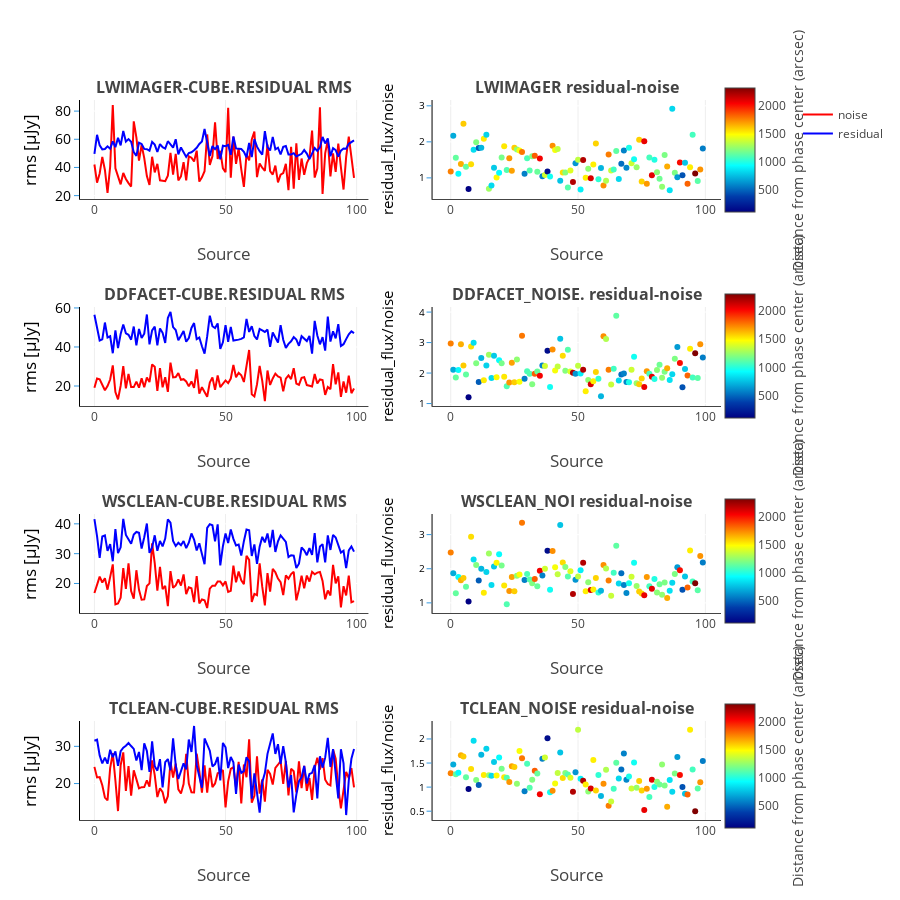

This figure's notebook cell:
### Code cell
data = []
im_titles =[]
TO_MICRO = 1E6

for residual_image, noise_image in res_noise_images.items():
    header1 = residual_image[:-5][23:]
    header2 = noise_image[:-17][:]
    im_titles.append('<b>{:s} RMS</b>'.format(header1.upper()))
    im_titles.append('<b>{:s} residual-noise</b>'.format(header2.upper()))

fig = tools.make_subplots(rows=len(res_noise_images), cols=2, shared_yaxes=False, print_grid=False,
                          #horizontal_spacing = 0.25,
                          vertical_spacing = 0.15,
                          subplot_titles=im_titles)
counter = 0
i=0
j=0
for residual_image, noise_image in res_noise_images.items():
    counter+=1
    SNR = []
    dist_from_phase = []
    src_list = []
    rmss = []
    residuals = []
    res_noise_ratio = []
    res_mean_noise_rms_ratio = []
    imager = header = residual_image
    k = 0
    for res_src in res[imager]:
        src_list.append(res_src[0])
        residuals.append(res_src[2])
        rmss.append(res_src[3])
        res_noise_ratio.append(res_src[4])
        res_mean_noise_rms_ratio.append(res_src[8])
        dist_from_phase.append(res_src[-1])
        k += 1
#    for n in range(len(results[imager]['spi'])):
#        SCALE.append(results[imager]['shape'][n][4])
    fig.append_trace(go.Scatter(x=range(len(src_list)), y=np.array(rmss)*TO_MICRO, mode = 'lines',
                                showlegend=True if i == 0 else False,
                                text = name_labels, name = 'noise',
                                marker = dict(color = 'rgb(255,0,0)'),
                                error_y=dict(type='data', #array=SCALE_ERR,
                                             color = 'rgb(158, 63, 221)', visible=True)), i+1, 1)
    fig.append_trace(go.Scatter(x=range(len(src_list)), y=np.array(residuals)*TO_MICRO, mode = 'lines',
                                showlegend=True if i == 0 else False,
                                text = name_labels, name = 'residual',
                                marker = dict(color = 'rgb(0,0,255)'),
                                error_y=dict(type='data', #array=SCALE_ERR,
                                             color = 'rgb(158, 63, 221)', visible=True)), i+1, 1)
    fig.append_trace(go.Scatter(x=range(len(src_list)), y=np.array(res_noise_ratio),
                                mode = 'markers', showlegend=False,
                                text = name_labels,# name = '%s flux_ratio' % imager,
                                marker = dict(color = dist_from_phase, showscale=True, colorscale='Jet',
                                              reversescale=False,
                                              colorbar = dict(title='Distance from phase center (arcsec)',
                                                              titleside ='right', len=0.2, y=0.93-j, x=0.99)
                                             ),
                                error_y=dict(type='data',
                                             color = 'rgb(158, 63, 221)', visible=True)), i+1, 2)
    pi,sin,cos = np.pi,np.sin,np.cos
    fig['layout'].update(title='', height=900, width=900,
                         paper_bgcolor='rgb(255,255,255)', #plot_bgcolor='rgb(229,229,229)',
                         legend=dict(xanchor=True, x=1.12,y=1)
                        )
    fig['layout'].update(
        {'yaxis{}'.format(counter+i):YAxis(title=u'rms [μJy]',gridcolor='rgb(255,255,255)',
                                           color='rgb(0,0,0)',
        #range=[1,10],
        tickfont=dict(size=14, color='rgb(0,0,0)'),
        titlefont=dict(size=17),
        showgrid=True,
        showline=True,
        showticklabels=True,
        tickcolor='rgb(51,153,225)',
        ticks='outside',
        zeroline=False)})
    fig['layout'].update(
        {'yaxis{}'.format(counter+i+1):YAxis(title='residual_flux/noise',gridcolor='rgb(255,255,255)',
                                             color='rgb(0,0,0)',
                                             range=res_axis_min_max if _scaley.value else [],
        #range=[1,10],
        tickfont=dict(size=10, color='rgb(0,0,0)'),
        titlefont=dict(size=15),
        showgrid=True,
        showline=True,
        showticklabels=True,
        tickcolor='rgb(51,153,225)',
        ticks='outside',
        zeroline=False)})
    fig['layout'].update({'xaxis{}'.format(counter+i):XAxis(title='Source',
                                                            titlefont=dict(size=17),
                                                            showline=True,
                                                            zeroline=False, position=0.0, overlaying='x',)})
    fig['layout'].update({'xaxis{}'.format(counter+i+1):XAxis(title='Source',
                                                              titlefont=dict(size=17),
                                                              showline=True,
                                                              zeroline=False)}# domain=[0.505, 0.8])}
        )
    i+=1
    j+=0.285
py.iplot(fig, filename='make-subplots-multiple-with-titles')

### Figure 1 — Plotly figure (JSON) as saved in the notebook; plotly's stock layout.template omitted (floating-point values rounded to 4 significant figures)
{"data": [{"error_y": {"color": "rgb(158, 63, 221)", "type": "data", "visible": true}, "marker": {"color": "rgb(255,0,0)"}, "mode": "lines", "name": "noise", "showlegend": true, "text": ["bq271", "bn012", "T032a", "bm323", "ce121", "ai091a", "Z182", "ca181", "F331", "M043a", "cd071", "cf102", "ag223", "be122", "bs132", "bg351", "I001", "br052", "bx222", "R062", "bd052", "ab203", "N212", "by032", "ak251", "af313", "au153", "ac301", "A290", "ah071", "M043", "cg121", "cc342", "bc013", "al041", "ax213", "ax213a", "az321", "ar351", "B332", "cb291", "ao122", "D032", "Y270", "X110", "aq242", "as082", "K221", "V211", "bv291", "H342", "ae331", "ai091", "aj052", "ad112", "W261", "S292", "L081", "av292", "ay002", "T032", "P142", "bl101", "U352", "G213", "E110", "aw032", "C192", "bu033", "aa231", "J241", "O281", "bb012", "at011", "ap042", "am062", "bi032", "bh041", "Q311", "an091", "bk193", "bt291", "ba002", "bj352", "bp222", "bz061", "bf020", "bw332", "bo031"], "type": "scatter", "x": [0, 1, 2, 3, 4, 5, 6, 7, 8, 9, 10, 11, 12, 13, 14, 15, 16, 17, 18, 19, 20, 21, 22, 23, 24, 25, 26, 27, 28, 29, 30, 31, 32, 33, 34, 35, 36, 37, 38, 39, 40, 41, 42, 43, 44, 45, 46, 47, 48, 49, 50, 51, 52, 53, 54, 55, 56, 57, 58, 59, 60, 61, 62, 63, 64, 65, 66, 67, 68, 69, 70, 71, 72, 73, 74, 75, 76, 77, 78, 79, 80, 81, 82, 83, 84, 85, 86, 87, 88, 89, 90, 91, 92, 93, 94, 95, 96, 97, 98, 99], "xaxis": "x1", "y": [42.1, 29.15, 35.68, 47.45, 38.22, 21.97, 40.63, 84.36, 39.47, 34.31, 28.02, 36.07, 31.79, 28.86, 26.44, 72.77, 61.34, 44.89, 55.97, 46.64, 33.83, 27.64, 47.57, 36.47, 42.51, 30.84, 30.34, 30.27, 34.07, 50.42, 34.93, 49.67, 30.84, 33.62, 43.7, 30.83, 47.89, 46.91, 44.28, 51.9, 29.98, 32.98, 37.34, 63.42, 41.82, 47.93, 72.09, 46.06, 51.76, 39.36, 36.64, 82.28, 32.74, 61.72, 42.56, 53.71, 38.64, 26.19, 49.23, 45.05, 59.86, 65.44, 33.16, 42.85, 39.8, 37.63, 56.14, 37.33, 34.98, 41.28, 29.4, 34.92, 36.06, 42.56, 23.87, 54.69, 24.91, 57.11, 31.09, 46.36, 34.75, 43.04, 46.87, 66.12, 32.82, 39.21, 82.74, 21.12, 49.96, 59.55, 33.6, 49.93, 36.78, 56.94, 40.11, 24.32, 47.46, 61.93, 47.3, 32.59], "yaxis": "y1"}, {"error_y": {"color": "rgb(158, 63, 221)", "type": "data", "visible": true}, "marker": {"color": "rgb(0,0,255)"}, "mode": "lines", "name": "residual", "showlegend": true, "text": ["bq271", "bn012", "T032a", "bm323", "ce121", "ai091a", "Z182", "ca181", "F331", "M043a", "cd071", "cf102", "ag223", "be122", "bs132", "bg351", "I001", "br052", "bx222", "R062", "bd052", "ab203", "N212", "by032", "ak251", "af313", "au153", "ac301", "A290", "ah071", "M043", "cg121", "cc342", "bc013", "al041", "ax213", "ax213a", "az321", "ar351", "B332", "cb291", "ao122", "D032", "Y270", "X110", "aq242", "as082", "K221", "V211", "bv291", "H342", "ae331", "ai091", "aj052", "ad112", "W261", "S292", "L081", "av292", "ay002", "T032", "P142", "bl101", "U352", "G213", "E110", "aw032", "C192", "bu033", "aa231", "J241", "O281", "bb012", "at011", "ap042", "am062", "bi032", "bh041", "Q311", "an091", "bk193", "bt291", "ba002", "bj352", "bp222", "bz061", "bf020", "bw332", "bo031"], "type": "scatter", "x": [0, 1, 2, 3, 4, 5, 6, 7, 8, 9, 10, 11, 12, 13, 14, 15, 16, 17, 18, 19, 20, 21, 22, 23, 24, 25, 26, 27, 28, 29, 30, 31, 32, 33, 34, 35, 36, 37, 38, 39, 40, 41, 42, 43, 44, 45, 46, 47, 48, 49, 50, 51, 52, 53, 54, 55, 56, 57, 58, 59, 60, 61, 62, 63, 64, 65, 66, 67, 68, 69, 70, 71, 72, 73, 74, 75, 76, 77, 78, 79, 80, 81, 82, 83, 84, 85, 86, 87, 88, 89, 90, 91, 92, 93, 94, 95, 96, 97, 98, 99], "xaxis": "x1", "y": [49.65, 63.14, 55.65, 52.86, 53.07, 54.99, 53.33, 58.51, 54.43, 61.0, 55.69, 65.9, 58.35, 60.11, 58.18, 50.88, 48.19, 57.55, 56.6, 53.16, 52.97, 51.9, 58.1, 56.25, 50.94, 56.59, 54.34, 53.36, 58.61, 56.3, 54.06, 60.01, 49.28, 54.23, 51.11, 47.5, 50.22, 50.76, 52.15, 53.92, 56.69, 58.41, 67.28, 58.39, 48.07, 55.17, 52.93, 55.54, 45.7, 55.41, 55.13, 56.04, 48.97, 62.04, 53.49, 53.27, 53.05, 51.11, 47.23, 57.32, 47.37, 60.09, 54.73, 51.53, 49.07, 65.71, 54.51, 52.08, 61.67, 52.88, 53.98, 49.19, 54.6, 55.26, 49.18, 49.24, 50.15, 47.77, 48.76, 49.67, 52.36, 49.85, 45.89, 50.06, 53.74, 51.73, 54.25, 61.66, 57.03, 60.55, 47.9, 53.74, 52.35, 47.66, 51.93, 53.43, 53.24, 56.77, 58.25, 59.18], "yaxis": "y1"}, {"error_y": {"color": "rgb(158, 63, 221)", "type": "data", "visible": true}, "marker": {"color": [1762.0, 694.5, 1141.0, 922.7, 1661.0, 1599.0, 1140.0, 103.6, 1558.0, 838.2, 1205.0, 471.3, 728.6, 1528.0, 804.5, 1275.0, 827.3, 783.5, 1495.0, 927.9, 1185.0, 1535.0, 1102.0, 1714.0, 1690.0, 1592.0, 1241.0, 1474.0, 1781.0, 568.9, 1089.0, 1109.0, 1206.0, 1838.0, 1151.0, 2050.0, 574.7, 1383.0, 164.8, 956.2, 1728.0, 1468.0, 1350.0, 766.2, 1562.0, 1215.0, 1114.0, 1411.0, 2201.0, 630.9, 1344.0, 889.1, 2200.0, 1518.0, 1235.0, 2113.0, 1517.0, 1579.0, 1026.0, 723.0, 1729.0, 1312.0, 1769.0, 1362.0, 1064.0, 1131.0, 821.7, 522.8, 577.9, 596.3, 976.9, 1374.0, 958.4, 1258.0, 1587.0, 1581.0, 2074.0, 1706.0, 1076.0, 2090.0, 994.3, 1227.0, 1168.0, 1241.0, 1196.0, 1665.0, 853.8, 820.1, 1199.0, 648.2, 2017.0, 441.2, 767.4, 1824.0, 1519.0, 1073.0, 2315.0, 1121.0, 1720.0, 563.2], "colorbar": {"len": 0.2, "title": "Distance from phase center (arcsec)", "titleside": "right", "x": 0.99, "y": 0.93}, "colorscale": "Jet", "reversescale": false, "showscale": true}, "mode": "markers", "showlegend": false, "text": ["bq271", "bn012", "T032a", "bm323", "ce121", "ai091a", "Z182", "ca181", "F331", "M043a", "cd071", "cf102", "ag223", "be122", "bs132", "bg351", "I001", "br052", "bx222", "R062", "bd052", "ab203", "N212", "by032", "ak251", "af313", "au153", "ac301", "A290", "ah071", "M043", "cg121", "cc342", "bc013", "al041", "ax213", "ax213a", "az321", "ar351", "B332", "cb291", "ao122", "D032", "Y270", "X110", "aq242", "as082", "K221", "V211", "bv291", "H342", "ae331", "ai091", "aj052", "ad112", "W261", "S292", "L081", "av292", "ay002", "T032", "P142", "bl101", "U352", "G213", "E110", "aw032", "C192", "bu033", "aa231", "J241", "O281", "bb012", "at011", "ap042", "am062", "bi032", "bh041", "Q311", "an091", "bk193", "bt291", "ba002", "bj352", "bp222", "bz061", "bf020", "bw332", "bo031"], "type": "scatter", "x": [0, 1, 2, 3, 4, 5, 6, 7, 8, 9, 10, 11, 12, 13, 14, 15, 16, 17, 18, 19, 20, 21, 22, 23, 24, 25, 26, 27, 28, 29, 30, 31, 32, 33, 34, 35, 36, 37, 38, 39, 40, 41, 42, 43, 44, 45, 46, 47, 48, 49, 50, 51, 52, 53, 54, 55, 56, 57, 58, 59, 60, 61, 62, 63, 64, 65, 66, 67, 68, 69, 70, 71, 72, 73, 74, 75, 76, 77, 78, 79, 80, 81, 82, 83, 84, 85, 86, 87, 88, 89, 90, 91, 92, 93, 94, 95, 96, 97, 98, 99], "xaxis": "x2", "y": [1.179, 2.166, 1.56, 1.114, 1.389, 2.503, 1.313, 0.6935, 1.379, 1.778, 1.988, 1.827, 1.836, 2.083, 2.2, 0.6991, 0.7856, 1.282, 1.011, 1.14, 1.566, 1.878, 1.222, 1.542, 1.198, 1.835, 1.791, 1.763, 1.72, 1.117, 1.548, 1.208, 1.598, 1.613, 1.169, 1.541, 1.049, 1.082, 1.178, 1.039, 1.891, 1.771, 1.802, 0.9208, 1.149, 1.151, 0.7342, 1.206, 0.8829, 1.408, 1.505, 0.681, 1.496, 1.005, 1.257, 0.9918, 1.373, 1.951, 0.9592, 1.272, 0.7915, 0.9183, 1.65, 1.203, 1.233, 1.746, 0.9709, 1.395, 1.763, 1.281, 1.836, 1.409, 1.514, 1.299, 2.06, 0.9003, 2.014, 0.8365, 1.568, 1.072, 1.507, 1.158, 0.9791, 0.7571, 1.638, 1.319, 0.6556, 2.92, 1.141, 1.017, 1.425, 1.076, 1.423, 0.837, 1.294, 2.196, 1.122, 0.9167, 1.231, 1.816], "yaxis": "y2"}, {"error_y": {"color": "rgb(158, 63, 221)", "type": "data", "visible": true}, "marker": {"color": "rgb(255,0,0)"}, "mode": "lines", "name": "noise", "showlegend": false, "text": ["bq271", "bn012", "T032a", "bm323", "ce121", "ai091a", "Z182", "ca181", "F331", "M043a", "cd071", "cf102", "ag223", "be122", "bs132", "bg351", "I001", "br052", "bx222", "R062", "bd052", "ab203", "N212", "by032", "ak251", "af313", "au153", "ac301", "A290", "ah071", "M043", "cg121", "cc342", "bc013", "al041", "ax213", "ax213a", "az321", "ar351", "B332", "cb291", "ao122", "D032", "Y270", "X110", "aq242", "as082", "K221", "V211", "bv291", "H342", "ae331", "ai091", "aj052", "ad112", "W261", "S292", "L081", "av292", "ay002", "T032", "P142", "bl101", "U352", "G213", "E110", "aw032", "C192", "bu033", "aa231", "J241", "O281", "bb012", "at011", "ap042", "am062", "bi032", "bh041", "Q311", "an091", "bk193", "bt291", "ba002", "bj352", "bp222", "bz061", "bf020", "bw332", "bo031"], "type": "scatter", "x": [0, 1, 2, 3, 4, 5, 6, 7, 8, 9, 10, 11, 12, 13, 14, 15, 16, 17, 18, 19, 20, 21, 22, 23, 24, 25, 26, 27, 28, 29, 30, 31, 32, 33, 34, 35, 36, 37, 38, 39, 40, 41, 42, 43, 44, 45, 46, 47, 48, 49, 50, 51, 52, 53, 54, 55, 56, 57, 58, 59, 60, 61, 62, 63, 64, 65, 66, 67, 68, 69, 70, 71, 72, 73, 74, 75, 76, 77, 78, 79, 80, 81, 82, 83, 84, 85, 86, 87, 88, 89, 90, 91, 92, 93, 94, 95, 96, 97, 98, 99], "xaxis": "x3", "y": [19.06, 23.82, 23.4, 20.86, 17.85, 19.96, 23.32, 30.52, 16.91, 13.18, 20.05, 30.18, 18.83, 26.21, 19.44, 19.43, 22.21, 19.15, 23.91, 19.32, 24.39, 21.99, 31.04, 29.83, 17.45, 29.11, 19.31, 24.48, 17.01, 31.95, 24.38, 24.59, 26.6, 23.19, 23.5, 22.34, 19.81, 22.32, 19.1, 28.49, 16.14, 19.37, 16.52, 14.52, 21.8, 24.42, 18.02, 25.43, 19.41, 21.48, 22.85, 21.45, 23.81, 30.84, 24.53, 26.74, 25.51, 22.05, 30.0, 38.47, 15.79, 14.64, 20.81, 30.33, 22.66, 12.29, 27.92, 20.51, 23.85, 26.35, 24.93, 24.27, 17.22, 23.79, 25.47, 23.54, 29.13, 21.24, 20.56, 24.2, 24.48, 20.48, 20.12, 19.79, 26.13, 21.29, 23.33, 23.0, 15.45, 19.48, 18.34, 31.23, 20.82, 26.97, 14.48, 22.29, 16.59, 25.34, 16.3, 18.75], "yaxis": "y3"}, {"error_y": {"color": "rgb(158, 63, 221)", "type": "data", "visible": true}, "marker": {"color": "rgb(0,0,255)"}, "mode": "lines", "name": "residual", "showlegend": false, "text": ["bq271", "bn012", "T032a", "bm323", "ce121", "ai091a", "Z182", "ca181", "F331", "M043a", "cd071", "cf102", "ag223", "be122", "bs132", "bg351", "I001", "br052", "bx222", "R062", "bd052", "ab203", "N212", "by032", "ak251", "af313", "au153", "ac301", "A290", "ah071", "M043", "cg121", "cc342", "bc013", "al041", "ax213", "ax213a", "az321", "ar351", "B332", "cb291", "ao122", "D032", "Y270", "X110", "aq242", "as082", "K221", "V211", "bv291", "H342", "ae331", "ai091", "aj052", "ad112", "W261", "S292", "L081", "av292", "ay002", "T032", "P142", "bl101", "U352", "G213", "E110", "aw032", "C192", "bu033", "aa231", "J241", "O281", "bb012", "at011", "ap042", "am062", "bi032", "bh041", "Q311", "an091", "bk193", "bt291", "ba002", "bj352", "bp222", "bz061", "bf020", "bw332", "bo031"], "type": "scatter", "x": [0, 1, 2, 3, 4, 5, 6, 7, 8, 9, 10, 11, 12, 13, 14, 15, 16, 17, 18, 19, 20, 21, 22, 23, 24, 25, 26, 27, 28, 29, 30, 31, 32, 33, 34, 35, 36, 37, 38, 39, 40, 41, 42, 43, 44, 45, 46, 47, 48, 49, 50, 51, 52, 53, 54, 55, 56, 57, 58, 59, 60, 61, 62, 63, 64, 65, 66, 67, 68, 69, 70, 71, 72, 73, 74, 75, 76, 77, 78, 79, 80, 81, 82, 83, 84, 85, 86, 87, 88, 89, 90, 91, 92, 93, 94, 95, 96, 97, 98, 99], "xaxis": "x3", "y": [56.55, 50.3, 43.31, 43.91, 52.52, 44.88, 45.47, 36.78, 48.52, 39.44, 46.62, 51.5, 46.96, 46.23, 43.75, 50.47, 40.83, 49.21, 44.61, 46.83, 56.65, 41.37, 48.53, 50.45, 40.87, 49.51, 47.24, 42.06, 54.85, 57.94, 50.15, 48.7, 43.46, 45.76, 48.22, 42.65, 44.59, 49.73, 52.26, 44.02, 44.81, 40.37, 36.6, 45.39, 56.01, 50.64, 49.74, 52.07, 39.0, 42.39, 51.21, 42.58, 50.27, 43.28, 43.42, 43.76, 44.16, 44.9, 54.36, 47.69, 50.61, 45.6, 43.87, 49.23, 48.5, 47.69, 48.93, 40.09, 47.41, 45.02, 42.27, 51.2, 43.69, 39.55, 41.6, 42.89, 45.04, 43.75, 40.59, 45.51, 44.17, 43.05, 45.65, 36.57, 53.37, 45.87, 41.35, 45.07, 38.14, 55.57, 42.75, 48.05, 44.4, 51.71, 40.54, 41.42, 44.01, 46.51, 48.02, 47.11], "yaxis": "y3"}, {"error_y": {"color": "rgb(158, 63, 221)", "type": "data", "visible": true}, "marker": {"color": [1762.0, 694.5, 1141.0, 922.7, 1661.0, 1599.0, 1140.0, 103.6, 1558.0, 838.2, 1205.0, 471.3, 728.6, 1528.0, 804.5, 1275.0, 827.3, 783.5, 1495.0, 927.9, 1185.0, 1535.0, 1102.0, 1714.0, 1690.0, 1592.0, 1241.0, 1474.0, 1781.0, 568.9, 1089.0, 1109.0, 1206.0, 1838.0, 1151.0, 2050.0, 574.7, 1383.0, 164.8, 956.2, 1728.0, 1468.0, 1350.0, 766.2, 1562.0, 1215.0, 1114.0, 1411.0, 2201.0, 630.9, 1344.0, 889.1, 2200.0, 1518.0, 1235.0, 2113.0, 1517.0, 1579.0, 1026.0, 723.0, 1729.0, 1312.0, 1769.0, 1362.0, 1064.0, 1131.0, 821.7, 522.8, 577.9, 596.3, 976.9, 1374.0, 958.4, 1258.0, 1587.0, 1581.0, 2074.0, 1706.0, 1076.0, 2090.0, 994.3, 1227.0, 1168.0, 1241.0, 1196.0, 1665.0, 853.8, 820.1, 1199.0, 648.2, 2017.0, 441.2, 767.4, 1824.0, 1519.0, 1073.0, 2315.0, 1121.0, 1720.0, 563.2], "colorbar": {"len": 0.2, "title": "Distance from phase center (arcsec)", "titleside": "right", "x": 0.99, "y": 0.645}, "colorscale": "Jet", "reversescale": false, "showscale": true}, "mode": "markers", "showlegend": false, "text": ["bq271", "bn012", "T032a", "bm323", "ce121", "ai091a", "Z182", "ca181", "F331", "M043a", "cd071", "cf102", "ag223", "be122", "bs132", "bg351", "I001", "br052", "bx222", "R062", "bd052", "ab203", "N212", "by032", "ak251", "af313", "au153", "ac301", "A290", "ah071", "M043", "cg121", "cc342", "bc013", "al041", "ax213", "ax213a", "az321", "ar351", "B332", "cb291", "ao122", "D032", "Y270", "X110", "aq242", "as082", "K221", "V211", "bv291", "H342", "ae331", "ai091", "aj052", "ad112", "W261", "S292", "L081", "av292", "ay002", "T032", "P142", "bl101", "U352", "G213", "E110", "aw032", "C192", "bu033", "aa231", "J241", "O281", "bb012", "at011", "ap042", "am062", "bi032", "bh041", "Q311", "an091", "bk193", "bt291", "ba002", "bj352", "bp222", "bz061", "bf020", "bw332", "bo031"], "type": "scatter", "x": [0, 1, 2, 3, 4, 5, 6, 7, 8, 9, 10, 11, 12, 13, 14, 15, 16, 17, 18, 19, 20, 21, 22, 23, 24, 25, 26, 27, 28, 29, 30, 31, 32, 33, 34, 35, 36, 37, 38, 39, 40, 41, 42, 43, 44, 45, 46, 47, 48, 49, 50, 51, 52, 53, 54, 55, 56, 57, 58, 59, 60, 61, 62, 63, 64, 65, 66, 67, 68, 69, 70, 71, 72, 73, 74, 75, 76, 77, 78, 79, 80, 81, 82, 83, 84, 85, 86, 87, 88, 89, 90, 91, 92, 93, 94, 95, 96, 97, 98, 99], "xaxis": "x4", "y": [2.967, 2.111, 1.851, 2.104, 2.942, 2.248, 1.95, 1.205, 2.869, 2.993, 2.325, 1.707, 2.493, 1.764, 2.251, 2.598, 1.838, 2.57, 1.865, 2.424, 2.322, 1.882, 1.564, 1.691, 2.342, 1.701, 2.446, 1.718, 3.224, 1.813, 2.057, 1.98, 1.633, 1.974, 2.052, 1.909, 2.25, 2.228, 2.735, 1.545, 2.777, 2.084, 2.216, 3.127, 2.57, 2.074, 2.761, 2.048, 2.01, 1.974, 2.241, 1.985, 2.111, 1.403, 1.771, 1.637, 1.731, 2.036, 1.812, 1.24, 3.205, 3.114, 2.109, 1.623, 2.14, 3.881, 1.753, 1.955, 1.987, 1.708, 1.696, 2.11, 2.537, 1.663, 1.633, 1.822, 1.546, 2.06, 1.975, 1.88, 1.804, 2.102, 2.269, 1.848, 2.042, 2.154, 1.772, 1.959, 2.469, 2.853, 2.331, 1.539, 2.132, 1.917, 2.8, 1.858, 2.653, 1.835, 2.946, 2.512], "yaxis": "y4"}, {"error_y": {"color": "rgb(158, 63, 221)", "type": "data", "visible": true}, "marker": {"color": "rgb(255,0,0)"}, "mode": "lines", "name": "noise", "showlegend": false, "text": ["bq271", "bn012", "T032a", "bm323", "ce121", "ai091a", "Z182", "ca181", "F331", "M043a", "cd071", "cf102", "ag223", "be122", "bs132", "bg351", "I001", "br052", "bx222", "R062", "bd052", "ab203", "N212", "by032", "ak251", "af313", "au153", "ac301", "A290", "ah071", "M043", "cg121", "cc342", "bc013", "al041", "ax213", "ax213a", "az321", "ar351", "B332", "cb291", "ao122", "D032", "Y270", "X110", "aq242", "as082", "K221", "V211", "bv291", "H342", "ae331", "ai091", "aj052", "ad112", "W261", "S292", "L081", "av292", "ay002", "T032", "P142", "bl101", "U352", "G213", "E110", "aw032", "C192", "bu033", "aa231", "J241", "O281", "bb012", "at011", "ap042", "am062", "bi032", "bh041", "Q311", "an091", "bk193", "bt291", "ba002", "bj352", "bp222", "bz061", "bf020", "bw332", "bo031"], "type": "scatter", "x": [0, 1, 2, 3, 4, 5, 6, 7, 8, 9, 10, 11, 12, 13, 14, 15, 16, 17, 18, 19, 20, 21, 22, 23, 24, 25, 26, 27, 28, 29, 30, 31, 32, 33, 34, 35, 36, 37, 38, 39, 40, 41, 42, 43, 44, 45, 46, 47, 48, 49, 50, 51, 52, 53, 54, 55, 56, 57, 58, 59, 60, 61, 62, 63, 64, 65, 66, 67, 68, 69, 70, 71, 72, 73, 74, 75, 76, 77, 78, 79, 80, 81, 82, 83, 84, 85, 86, 87, 88, 89, 90, 91, 92, 93, 94, 95, 96, 97, 98, 99], "xaxis": "x5", "y": [16.8, 19.21, 22.31, 20.34, 21.74, 17.92, 22.59, 26.39, 13.0, 13.31, 15.22, 25.12, 18.15, 26.77, 17.49, 14.87, 24.44, 17.89, 14.57, 14.67, 19.15, 20.03, 33.46, 26.81, 17.59, 25.59, 18.06, 19.17, 12.39, 24.16, 18.56, 19.36, 21.33, 19.29, 23.01, 16.41, 18.71, 18.38, 13.75, 22.44, 13.29, 14.65, 14.39, 11.76, 18.25, 19.27, 19.22, 20.68, 20.68, 19.36, 20.7, 17.17, 17.51, 26.02, 20.4, 24.04, 21.03, 19.8, 29.28, 27.91, 13.82, 16.52, 16.07, 26.74, 18.91, 12.63, 23.45, 17.23, 24.93, 23.76, 21.65, 20.46, 16.13, 22.72, 21.62, 23.16, 23.94, 14.35, 17.92, 22.63, 18.36, 22.66, 20.64, 23.93, 23.09, 23.66, 23.84, 20.87, 14.7, 17.66, 15.99, 26.24, 20.03, 22.4, 11.98, 19.08, 16.0, 22.66, 13.66, 14.07], "yaxis": "y5"}, {"error_y": {"color": "rgb(158, 63, 221)", "type": "data", "visible": true}, "marker": {"color": "rgb(0,0,255)"}, "mode": "lines", "name": "residual", "showlegend": false, "text": ["bq271", "bn012", "T032a", "bm323", "ce121", "ai091a", "Z182", "ca181", "F331", "M043a", "cd071", "cf102", "ag223", "be122", "bs132", "bg351", "I001", "br052", "bx222", "R062", "bd052", "ab203", "N212", "by032", "ak251", "af313", "au153", "ac301", "A290", "ah071", "M043", "cg121", "cc342", "bc013", "al041", "ax213", "ax213a", "az321", "ar351", "B332", "cb291", "ao122", "D032", "Y270", "X110", "aq242", "as082", "K221", "V211", "bv291", "H342", "ae331", "ai091", "aj052", "ad112", "W261", "S292", "L081", "av292", "ay002", "T032", "P142", "bl101", "U352", "G213", "E110", "aw032", "C192", "bu033", "aa231", "J241", "O281", "bb012", "at011", "ap042", "am062", "bi032", "bh041", "Q311", "an091", "bk193", "bt291", "ba002", "bj352", "bp222", "bz061", "bf020", "bw332", "bo031"], "type": "scatter", "x": [0, 1, 2, 3, 4, 5, 6, 7, 8, 9, 10, 11, 12, 13, 14, 15, 16, 17, 18, 19, 20, 21, 22, 23, 24, 25, 26, 27, 28, 29, 30, 31, 32, 33, 34, 35, 36, 37, 38, 39, 40, 41, 42, 43, 44, 45, 46, 47, 48, 49, 50, 51, 52, 53, 54, 55, 56, 57, 58, 59, 60, 61, 62, 63, 64, 65, 66, 67, 68, 69, 70, 71, 72, 73, 74, 75, 76, 77, 78, 79, 80, 81, 82, 83, 84, 85, 86, 87, 88, 89, 90, 91, 92, 93, 94, 95, 96, 97, 98, 99], "xaxis": "x5", "y": [41.59, 35.91, 28.55, 35.77, 36.12, 30.95, 33.23, 27.44, 38.24, 30.2, 32.13, 41.64, 36.26, 34.8, 33.3, 36.43, 37.28, 36.97, 31.71, 35.51, 40.12, 30.26, 32.06, 36.15, 30.94, 34.27, 32.42, 35.06, 41.51, 40.38, 34.25, 32.56, 33.65, 32.81, 34.26, 31.84, 33.69, 36.79, 34.75, 31.08, 33.48, 29.91, 26.43, 38.62, 39.9, 39.53, 34.11, 39.82, 26.04, 32.5, 36.76, 33.58, 38.11, 34.95, 32.75, 33.05, 29.34, 34.18, 38.11, 37.88, 29.21, 33.11, 26.59, 32.33, 35.63, 33.78, 36.75, 32.17, 37.95, 30.59, 34.14, 36.14, 35.12, 33.93, 28.87, 29.48, 29.36, 25.18, 26.61, 32.07, 31.14, 29.49, 31.86, 29.61, 36.92, 27.1, 32.37, 33.2, 27.09, 36.11, 31.24, 36.3, 35.43, 32.47, 30.35, 30.97, 25.16, 31.11, 32.4, 30.68], "yaxis": "y5"}, {"error_y": {"color": "rgb(158, 63, 221)", "type": "data", "visible": true}, "marker": {"color": [1762.0, 694.5, 1141.0, 922.7, 1661.0, 1599.0, 1140.0, 103.6, 1558.0, 838.2, 1205.0, 471.3, 728.6, 1528.0, 804.5, 1275.0, 827.3, 783.5, 1495.0, 927.9, 1185.0, 1535.0, 1102.0, 1714.0, 1690.0, 1592.0, 1241.0, 1474.0, 1781.0, 568.9, 1089.0, 1109.0, 1206.0, 1838.0, 1151.0, 2050.0, 574.7, 1383.0, 164.8, 956.2, 1728.0, 1468.0, 1350.0, 766.2, 1562.0, 1215.0, 1114.0, 1411.0, 2201.0, 630.9, 1344.0, 889.1, 2200.0, 1518.0, 1235.0, 2113.0, 1517.0, 1579.0, 1026.0, 723.0, 1729.0, 1312.0, 1769.0, 1362.0, 1064.0, 1131.0, 821.7, 522.8, 577.9, 596.3, 976.9, 1374.0, 958.4, 1258.0, 1587.0, 1581.0, 2074.0, 1706.0, 1076.0, 2090.0, 994.3, 1227.0, 1168.0, 1241.0, 1196.0, 1665.0, 853.8, 820.1, 1199.0, 648.2, 2017.0, 441.2, 767.4, 1824.0, 1519.0, 1073.0, 2315.0, 1121.0, 1720.0, 563.2], "colorbar": {"len": 0.2, "title": "Distance from phase center (arcsec)", "titleside": "right", "x": 0.99, "y": 0.36}, "colorscale": "Jet", "reversescale": false, "showscale": true}, "mode": "markers", "showlegend": false, "text": ["bq271", "bn012", "T032a", "bm323", "ce121", "ai091a", "Z182", "ca181", "F331", "M043a", "cd071", "cf102", "ag223", "be122", "bs132", "bg351", "I001", "br052", "bx222", "R062", "bd052", "ab203", "N212", "by032", "ak251", "af313", "au153", "ac301", "A290", "ah071", "M043", "cg121", "cc342", "bc013", "al041", "ax213", "ax213a", "az321", "ar351", "B332", "cb291", "ao122", "D032", "Y270", "X110", "aq242", "as082", "K221", "V211", "bv291", "H342", "ae331", "ai091", "aj052", "ad112", "W261", "S292", "L081", "av292", "ay002", "T032", "P142", "bl101", "U352", "G213", "E110", "aw032", "C192", "bu033", "aa231", "J241", "O281", "bb012", "at011", "ap042", "am062", "bi032", "bh041", "Q311", "an091", "bk193", "bt291", "ba002", "bj352", "bp222", "bz061", "bf020", "bw332", "bo031"], "type": "scatter", "x": [0, 1, 2, 3, 4, 5, 6, 7, 8, 9, 10, 11, 12, 13, 14, 15, 16, 17, 18, 19, 20, 21, 22, 23, 24, 25, 26, 27, 28, 29, 30, 31, 32, 33, 34, 35, 36, 37, 38, 39, 40, 41, 42, 43, 44, 45, 46, 47, 48, 49, 50, 51, 52, 53, 54, 55, 56, 57, 58, 59, 60, 61, 62, 63, 64, 65, 66, 67, 68, 69, 70, 71, 72, 73, 74, 75, 76, 77, 78, 79, 80, 81, 82, 83, 84, 85, 86, 87, 88, 89, 90, 91, 92, 93, 94, 95, 96, 97, 98, 99], "xaxis": "x6", "y": [2.476, 1.869, 1.28, 1.759, 1.661, 1.727, 1.471, 1.04, 2.94, 2.27, 2.111, 1.657, 1.997, 1.3, 1.904, 2.45, 1.526, 2.067, 2.176, 2.421, 2.095, 1.511, 0.958, 1.348, 1.759, 1.339, 1.795, 1.829, 3.349, 1.672, 1.845, 1.682, 1.578, 1.701, 1.489, 1.941, 1.801, 2.001, 2.528, 1.385, 2.52, 2.042, 1.837, 3.285, 2.186, 2.052, 1.775, 1.926, 1.259, 1.679, 1.776, 1.955, 2.176, 1.343, 1.606, 1.375, 1.395, 1.726, 1.301, 1.357, 2.113, 2.004, 1.655, 1.209, 1.884, 2.675, 1.567, 1.867, 1.522, 1.287, 1.577, 1.766, 2.177, 1.493, 1.335, 1.273, 1.226, 1.755, 1.485, 1.417, 1.696, 1.301, 1.544, 1.237, 1.599, 1.146, 1.358, 1.591, 1.844, 2.045, 1.954, 1.383, 1.769, 1.449, 2.532, 1.623, 1.572, 1.373, 2.372, 2.181], "yaxis": "y6"}, {"error_y": {"color": "rgb(158, 63, 221)", "type": "data", "visible": true}, "marker": {"color": "rgb(255,0,0)"}, "mode": "lines", "name": "noise", "showlegend": false, "text": ["bq271", "bn012", "T032a", "bm323", "ce121", "ai091a", "Z182", "ca181", "F331", "M043a", "cd071", "cf102", "ag223", "be122", "bs132", "bg351", "I001", "br052", "bx222", "R062", "bd052", "ab203", "N212", "by032", "ak251", "af313", "au153", "ac301", "A290", "ah071", "M043", "cg121", "cc342", "bc013", "al041", "ax213", "ax213a", "az321", "ar351", "B332", "cb291", "ao122", "D032", "Y270", "X110", "aq242", "as082", "K221", "V211", "bv291", "H342", "ae331", "ai091", "aj052", "ad112", "W261", "S292", "L081", "av292", "ay002", "T032", "P142", "bl101", "U352", "G213", "E110", "aw032", "C192", "bu033", "aa231", "J241", "O281", "bb012", "at011", "ap042", "am062", "bi032", "bh041", "Q311", "an091", "bk193", "bt291", "ba002", "bj352", "bp222", "bz061", "bf020", "bw332", "bo031"], "type": "scatter", "x": [0, 1, 2, 3, 4, 5, 6, 7, 8, 9, 10, 11, 12, 13, 14, 15, 16, 17, 18, 19, 20, 21, 22, 23, 24, 25, 26, 27, 28, 29, 30, 31, 32, 33, 34, 35, 36, 37, 38, 39, 40, 41, 42, 43, 44, 45, 46, 47, 48, 49, 50, 51, 52, 53, 54, 55, 56, 57, 58, 59, 60, 61, 62, 63, 64, 65, 66, 67, 68, 69, 70, 71, 72, 73, 74, 75, 76, 77, 78, 79, 80, 81, 82, 83, 84, 85, 86, 87, 88, 89, 90, 91, 92, 93, 94, 95, 96, 97, 98, 99], "xaxis": "x7", "y": [24.48, 21.65, 21.74, 19.56, 16.23, 15.47, 24.14, 28.2, 20.82, 12.61, 24.93, 28.38, 18.04, 24.69, 16.76, 23.54, 21.19, 18.71, 19.03, 19.05, 20.85, 19.19, 26.23, 22.26, 16.38, 18.75, 17.7, 14.73, 16.61, 25.83, 21.62, 25.35, 18.43, 17.31, 19.86, 27.99, 19.99, 17.64, 17.61, 28.02, 23.3, 17.56, 24.86, 17.57, 24.22, 19.05, 20.02, 22.75, 23.04, 23.64, 13.56, 20.61, 23.95, 24.42, 18.91, 25.86, 14.65, 25.11, 21.68, 31.92, 14.87, 16.71, 27.3, 17.29, 21.12, 15.13, 23.7, 22.58, 19.72, 24.23, 25.06, 26.07, 19.9, 26.07, 16.82, 23.96, 23.28, 17.65, 25.96, 18.77, 24.72, 18.03, 21.43, 15.59, 24.16, 26.96, 23.75, 26.81, 21.05, 19.86, 19.52, 29.15, 26.71, 18.87, 13.34, 18.61, 23.16, 21.44, 24.17, 19.0], "yaxis": "y7"}, {"error_y": {"color": "rgb(158, 63, 221)", "type": "data", "visible": true}, "marker": {"color": "rgb(0,0,255)"}, "mode": "lines", "name": "residual", "showlegend": false, "text": ["bq271", "bn012", "T032a", "bm323", "ce121", "ai091a", "Z182", "ca181", "F331", "M043a", "cd071", "cf102", "ag223", "be122", "bs132", "bg351", "I001", "br052", "bx222", "R062", "bd052", "ab203", "N212", "by032", "ak251", "af313", "au153", "ac301", "A290", "ah071", "M043", "cg121", "cc342", "bc013", "al041", "ax213", "ax213a", "az321", "ar351", "B332", "cb291", "ao122", "D032", "Y270", "X110", "aq242", "as082", "K221", "V211", "bv291", "H342", "ae331", "ai091", "aj052", "ad112", "W261", "S292", "L081", "av292", "ay002", "T032", "P142", "bl101", "U352", "G213", "E110", "aw032", "C192", "bu033", "aa231", "J241", "O281", "bb012", "at011", "ap042", "am062", "bi032", "bh041", "Q311", "an091", "bk193", "bt291", "ba002", "bj352", "bp222", "bz061", "bf020", "bw332", "bo031"], "type": "scatter", "x": [0, 1, 2, 3, 4, 5, 6, 7, 8, 9, 10, 11, 12, 13, 14, 15, 16, 17, 18, 19, 20, 21, 22, 23, 24, 25, 26, 27, 28, 29, 30, 31, 32, 33, 34, 35, 36, 37, 38, 39, 40, 41, 42, 43, 44, 45, 46, 47, 48, 49, 50, 51, 52, 53, 54, 55, 56, 57, 58, 59, 60, 61, 62, 63, 64, 65, 66, 67, 68, 69, 70, 71, 72, 73, 74, 75, 76, 77, 78, 79, 80, 81, 82, 83, 84, 85, 86, 87, 88, 89, 90, 91, 92, 93, 94, 95, 96, 97, 98, 99], "xaxis": "x7", "y": [31.49, 31.78, 27.56, 25.41, 26.95, 25.34, 29.07, 27.12, 28.64, 24.77, 28.68, 29.62, 30.16, 30.88, 30.08, 29.32, 26.19, 28.49, 23.61, 30.79, 28.76, 23.16, 31.34, 24.66, 23.47, 26.55, 18.94, 25.74, 26.59, 23.57, 32.14, 24.95, 21.22, 23.23, 25.43, 23.8, 31.82, 28.48, 35.48, 24.97, 21.58, 18.86, 32.13, 30.2, 28.83, 24.6, 25.24, 27.14, 20.82, 30.92, 29.73, 24.18, 27.16, 25.7, 17.21, 25.11, 22.88, 23.34, 27.09, 25.97, 15.92, 22.74, 16.7, 12.16, 20.37, 22.81, 27.99, 30.89, 33.48, 27.97, 30.58, 25.29, 30.04, 25.75, 18.94, 22.25, 12.24, 17.02, 20.62, 21.68, 24.73, 20.0, 22.56, 22.89, 24.97, 16.01, 27.32, 24.27, 26.96, 32.27, 24.44, 29.27, 22.97, 16.02, 29.21, 25.42, 11.53, 20.83, 26.66, 29.29], "yaxis": "y7"}, {"error_y": {"color": "rgb(158, 63, 221)", "type": "data", "visible": true}, "marker": {"color": [1762.0, 694.5, 1141.0, 922.7, 1661.0, 1599.0, 1140.0, 103.6, 1558.0, 838.2, 1205.0, 471.3, 728.6, 1528.0, 804.5, 1275.0, 827.3, 783.5, 1495.0, 927.9, 1185.0, 1535.0, 1102.0, 1714.0, 1690.0, 1592.0, 1241.0, 1474.0, 1781.0, 568.9, 1089.0, 1109.0, 1206.0, 1838.0, 1151.0, 2050.0, 574.7, 1383.0, 164.8, 956.2, 1728.0, 1468.0, 1350.0, 766.2, 1562.0, 1215.0, 1114.0, 1411.0, 2201.0, 630.9, 1344.0, 889.1, 2200.0, 1518.0, 1235.0, 2113.0, 1517.0, 1579.0, 1026.0, 723.0, 1729.0, 1312.0, 1769.0, 1362.0, 1064.0, 1131.0, 821.7, 522.8, 577.9, 596.3, 976.9, 1374.0, 958.4, 1258.0, 1587.0, 1581.0, 2074.0, 1706.0, 1076.0, 2090.0, 994.3, 1227.0, 1168.0, 1241.0, 1196.0, 1665.0, 853.8, 820.1, 1199.0, 648.2, 2017.0, 441.2, 767.4, 1824.0, 1519.0, 1073.0, 2315.0, 1121.0, 1720.0, 563.2], "colorbar": {"len": 0.2, "title": "Distance from phase center (arcsec)", "titleside": "right", "x": 0.99, "y": 0.075}, "colorscale": "Jet", "reversescale": false, "showscale": true}, "mode": "markers", "showlegend": false, "text": ["bq271", "bn012", "T032a", "bm323", "ce121", "ai091a", "Z182", "ca181", "F331", "M043a", "cd071", "cf102", "ag223", "be122", "bs132", "bg351", "I001", "br052", "bx222", "R062", "bd052", "ab203", "N212", "by032", "ak251", "af313", "au153", "ac301", "A290", "ah071", "M043", "cg121", "cc342", "bc013", "al041", "ax213", "ax213a", "az321", "ar351", "B332", "cb291", "ao122", "D032", "Y270", "X110", "aq242", "as082", "K221", "V211", "bv291", "H342", "ae331", "ai091", "aj052", "ad112", "W261", "S292", "L081", "av292", "ay002", "T032", "P142", "bl101", "U352", "G213", "E110", "aw032", "C192", "bu033", "aa231", "J241", "O281", "bb012", "at011", "ap042", "am062", "bi032", "bh041", "Q311", "an091", "bk193", "bt291", "ba002", "bj352", "bp222", "bz061", "bf020", "bw332", "bo031"], "type": "scatter", "x": [0, 1, 2, 3, 4, 5, 6, 7, 8, 9, 10, 11, 12, 13, 14, 15, 16, 17, 18, 19, 20, 21, 22, 23, 24, 25, 26, 27, 28, 29, 30, 31, 32, 33, 34, 35, 36, 37, 38, 39, 40, 41, 42, 43, 44, 45, 46, 47, 48, 49, 50, 51, 52, 53, 54, 55, 56, 57, 58, 59, 60, 61, 62, 63, 64, 65, 66, 67, 68, 69, 70, 71, 72, 73, 74, 75, 76, 77, 78, 79, 80, 81, 82, 83, 84, 85, 86, 87, 88, 89, 90, 91, 92, 93, 94, 95, 96, 97, 98, 99], "xaxis": "x8", "y": [1.287, 1.467, 1.268, 1.299, 1.66, 1.637, 1.204, 0.9618, 1.376, 1.964, 1.15, 1.044, 1.672, 1.251, 1.795, 1.245, 1.236, 1.523, 1.241, 1.616, 1.38, 1.207, 1.195, 1.108, 1.433, 1.416, 1.07, 1.748, 1.601, 0.9125, 1.486, 0.9843, 1.151, 1.342, 1.281, 0.8504, 1.592, 1.615, 2.016, 0.8913, 0.9261, 1.074, 1.292, 1.719, 1.19, 1.291, 1.26, 1.193, 0.9038, 1.308, 2.192, 1.173, 1.134, 1.053, 0.91, 0.9711, 1.562, 0.9294, 1.249, 0.8135, 1.071, 1.361, 0.6116, 0.7036, 0.9644, 1.507, 1.181, 1.368, 1.698, 1.154, 1.22, 0.9701, 1.509, 0.988, 1.126, 0.9289, 0.5256, 0.9644, 0.7941, 1.155, 1.0, 1.109, 1.052, 1.468, 1.033, 0.5941, 1.15, 0.9054, 1.281, 1.625, 1.252, 1.004, 0.8599, 0.8488, 2.19, 1.366, 0.4979, 0.9717, 1.103, 1.542], "yaxis": "y8"}], "layout": {"annotations": [{"font": {"size": 16}, "showarrow": false, "text": "<b>LWIMAGER-CUBE.RESIDUAL RMS</b>", "x": 0.225, "xanchor": "center", "xref": "paper", "y": 1, "yanchor": "bottom", "yref": "paper"}, {"font": {"size": 16}, "showarrow": false, "text": "<b>LWIMAGER residual-noise</b>", "x": 0.775, "xanchor": "center", "xref": "paper", "y": 1, "yanchor": "bottom", "yref": "paper"}, {"font": {"size": 16}, "showarrow": false, "text": "<b>DDFACET-CUBE.RESIDUAL RMS</b>", "x": 0.225, "xanchor": "center", "xref": "paper", "y": 0.7125, "yanchor": "bottom", "yref": "paper"}, {"font": {"size": 16}, "showarrow": false, "text": "<b>DDFACET_NOISE. residual-noise</b>", "x": 0.775, "xanchor": "center", "xref": "paper", "y": 0.7125, "yanchor": "bottom", "yref": "paper"}, {"font": {"size": 16}, "showarrow": false, "text": "<b>WSCLEAN-CUBE.RESIDUAL RMS</b>", "x": 0.225, "xanchor": "center", "xref": "paper", "y": 0.425, "yanchor": "bottom", "yref": "paper"}, {"font": {"size": 16}, "showarrow": false, "text": "<b>WSCLEAN_NOI residual-noise</b>", "x": 0.775, "xanchor": "center", "xref": "paper", "y": 0.425, "yanchor": "bottom", "yref": "paper"}, {"font": {"size": 16}, "showarrow": false, "text": "<b>TCLEAN-CUBE.RESIDUAL RMS</b>", "x": 0.225, "xanchor": "center", "xref": "paper", "y": 0.1375, "yanchor": "bottom", "yref": "paper"}, {"font": {"size": 16}, "showarrow": false, "text": "<b>TCLEAN_NOISE residual-noise</b>", "x": 0.775, "xanchor": "center", "xref": "paper", "y": 0.1375, "yanchor": "bottom", "yref": "paper"}], "height": 900, "legend": {"x": 1.12, "xanchor": true, "y": 1}, "paper_bgcolor": "rgb(255,255,255)", "title": "", "width": 900, "xaxis1": {"anchor": "y1", "domain": [0, 0.45], "overlaying": "x", "position": 0, "showline": true, "title": "Source", "titlefont": {"size": 17}, "zeroline": false}, "xaxis2": {"anchor": "y2", "domain": [0.55, 1], "showline": true, "title": "Source", "titlefont": {"size": 17}, "zeroline": false}, "xaxis3": {"anchor": "y3", "domain": [0, 0.45], "overlaying": "x", "position": 0, "showline": true, "title": "Source", "titlefont": {"size": 17}, "zeroline": false}, "xaxis4": {"anchor": "y4", "domain": [0.55, 1], "showline": true, "title": "Source", "titlefont": {"size": 17}, "zeroline": false}, "xaxis5": {"anchor": "y5", "domain": [0, 0.45], "overlaying": "x", "position": 0, "showline": true, "title": "Source", "titlefont": {"size": 17}, "zeroline": false}, "xaxis6": {"anchor": "y6", "domain": [0.55, 1], "showline": true, "title": "Source", "titlefont": {"size": 17}, "zeroline": false}, "xaxis7": {"anchor": "y7", "domain": [0, 0.45], "overlaying": "x", "position": 0, "showline": true, "title": "Source", "titlefont": {"size": 17}, "zeroline": false}, "xaxis8": {"anchor": "y8", "domain": [0.55, 1], "showline": true, "title": "Source", "titlefont": {"size": 17}, "zeroline": false}, "yaxis1": {"anchor": "x1", "color": "rgb(0,0,0)", "domain": [0.8625, 1], "gridcolor": "rgb(255,255,255)", "showgrid": true, "showline": true, "showticklabels": true, "tickcolor": "rgb(51,153,225)", "tickfont": {"color": "rgb(0,0,0)", "size": 14}, "ticks": "outside", "title": "rms [μJy]", "titlefont": {"size": 17}, "zeroline": false}, "yaxis2": {"anchor": "x2", "color": "rgb(0,0,0)", "domain": [0.8625, 1], "gridcolor": "rgb(255,255,255)", "range": [], "showgrid": true, "showline": true, "showticklabels": true, "tickcolor": "rgb(51,153,225)", "tickfont": {"color": "rgb(0,0,0)", "size": 10}, "ticks": "outside", "title": "residual_flux/noise", "titlefont": {"size": 15}, "zeroline": false}, "yaxis3": {"anchor": "x3", "color": "rgb(0,0,0)", "domain": [0.575, 0.7125], "gridcolor": "rgb(255,255,255)", "showgrid": true, "showline": true, "showticklabels": true, "tickcolor": "rgb(51,153,225)", "tickfont": {"color": "rgb(0,0,0)", "size": 14}, "ticks": "outside", "title": "rms [μJy]", "titlefont": {"size": 17}, "zeroline": false}, "yaxis4": {"anchor": "x4", "color": "rgb(0,0,0)", "domain": [0.575, 0.7125], "gridcolor": "rgb(255,255,255)", "range": [], "showgrid": true, "showline": true, "showticklabels": true, "tickcolor": "rgb(51,153,225)", "tickfont": {"color": "rgb(0,0,0)", "size": 10}, "ticks": "outside", "title": "residual_flux/noise", "titlefont": {"size": 15}, "zeroline": false}, "yaxis5": {"anchor": "x5", "color": "rgb(0,0,0)", "domain": [0.2875, 0.425], "gridcolor": "rgb(255,255,255)", "showgrid": true, "showline": true, "showticklabels": true, "tickcolor": "rgb(51,153,225)", "tickfont": {"color": "rgb(0,0,0)", "size": 14}, "ticks": "outside", "title": "rms [μJy]", "titlefont": {"size": 17}, "zeroline": false}, "yaxis6": {"anchor": "x6", "color": "rgb(0,0,0)", "domain": [0.2875, 0.425], "gridcolor": "rgb(255,255,255)", "range": [], "showgrid": true, "showline": true, "showticklabels": true, "tickcolor": "rgb(51,153,225)", "tickfont": {"color": "rgb(0,0,0)", "size": 10}, "ticks": "outside", "title": "residual_flux/noise", "titlefont": {"size": 15}, "zeroline": false}, "yaxis7": {"anchor": "x7", "color": "rgb(0,0,0)", "domain": [0, 0.1375], "gridcolor": "rgb(255,255,255)", "showgrid": true, "showline": true, "showticklabels": true, "tickcolor": "rgb(51,153,225)", "tickfont": {"color": "rgb(0,0,0)", "size": 14}, "ticks": "outside", "title": "rms [μJy]", "titlefont": {"size": 17}, "zeroline": false}, "yaxis8": {"anchor": "x8", "color": "rgb(0,0,0)", "domain": [0, 0.1375], "gridcolor": "rgb(255,255,255)", "range": [], "showgrid": true, "showline": true, "showticklabels": true, "tickcolor": "rgb(51,153,225)", "tickfont": {"color": "rgb(0,0,0)", "size": 10}, "ticks": "outside", "title": "residual_flux/noise", "titlefont": {"size": 15}, "zeroline": false}}}
